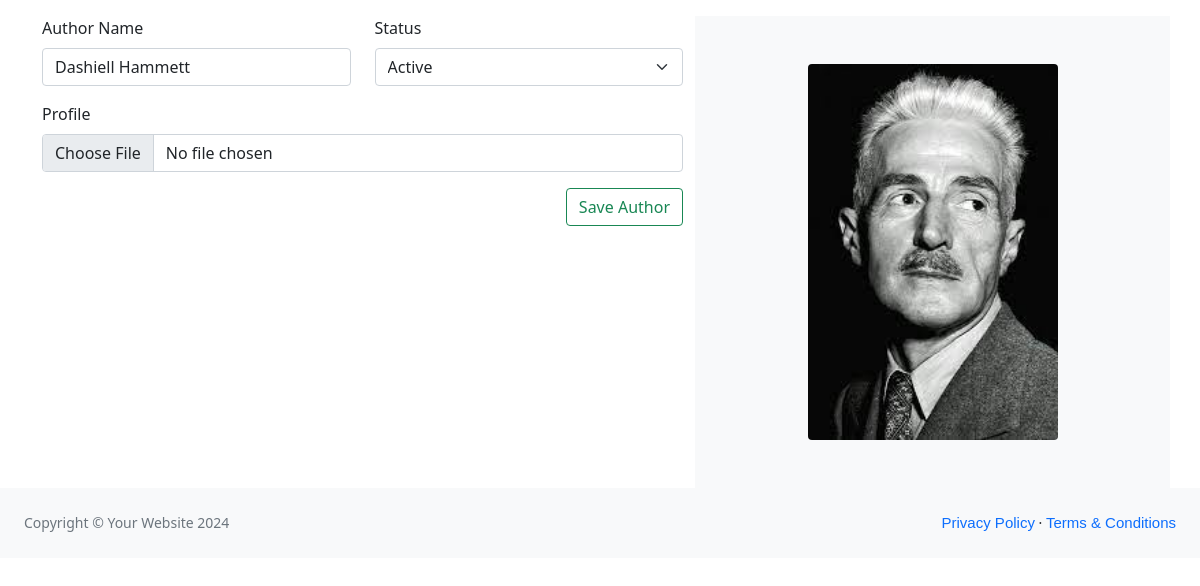
/admin/edit_author.php?author_id=3, run on the app's committed database.
### tables this page shows
CREATE TABLE `authors` (
  `author_id` int(11) NOT NULL,
  `author_name` varchar(255) NOT NULL,
  `status` enum('1','0') NOT NULL DEFAULT '1',
  `profile` text DEFAULT NULL,
  `created_at` timestamp NOT NULL DEFAULT current_timestamp(),
  `updated_at` timestamp NOT NULL DEFAULT current_timestamp() ON UPDATE current_timestamp()
);

### admin/edit_author.php (the view, shortened to what this page needs)
<?php include_once '../admin/template/header.php'; ?>
<?php
include_once '../db_config.php';
$author_id = $_GET['author_id'];
try {
    $stmt = $conn->prepare("SELECT * FROM authors where author_id = $author_id");
    $stmt->execute();
    $stmt->setFetchMode(PDO::FETCH_ASSOC);
    $result = $stmt->fetchAll();
    if ($result[0]['status'] == '1') {
        $status = '<option value="1" selected>Active</option>
                <option value="0">Deactive</option>';
    } else {
        $status = '<option value="1">Active</option>
                <option value="0" selected>Deactive</option>';
    }
} catch (PDOException $e) {
    echo "Error:" . $e->getMessage();
}
?>
<body>
    <div class="container mt-3">
        <div class="row">
            <div class="col-lg-12">
                <form action="update_author.php" method="POST" enctype="multipart/form-data">
                    <div class="row">
                        <div class="col-lg-7">
                            <div class="row">
                                <div class="col-md-6">
                                    <div class="form-outline mb-3">
                                        <label class="form-label" for="form6Example1">Author Name</label>
                                        <input type="text" name="author_name" value="<?php echo $result[0]['author_name']; ?>" id="form6Example1" class="form-control" />
                                    </div>
                                </div>
                                <div class="col-md-6">
                                    <div class="mb-3">
                                        <label class="form-label" for="form6Example1">Status</label>
                                        <select class="form-select" name="status" value="<?php echo $result[0]['status']; ?>" aria-label="Default select example">
                                            <?php echo $status; ?>
                                        </select>
                                    </div>
                                </div>
                            </div>
                            <div class="form-outline mb-3">
                                <label class="form-label" for="customFile">Profile</label>
                                <input type="file" name="profile" value="<?php echo $result[0]['profile']; ?>" id="form6Example1" class="form-control" />
                            </div>
                            <button type="submit" name="submit" class="btn btn-outline-success btn-block float-end mb-3">Save Author</button>
                        </div>
                        <div class="col-lg-5 bg-light">
                            <img style="width: 250px;" class="img-fluid rounded mx-auto d-block m-5" src="authors_uploads/<?php echo $result[0]['profile']; ?>">
                        </div>
                    </div>
                </form>
            </div>
        </div>
    </div>
    <?php include_once '../admin/template/footer.php'; ?>
</body>
</html>

### data on the page
authors: author_name "Dashiell Hammett", status "Active", profile (picture)
